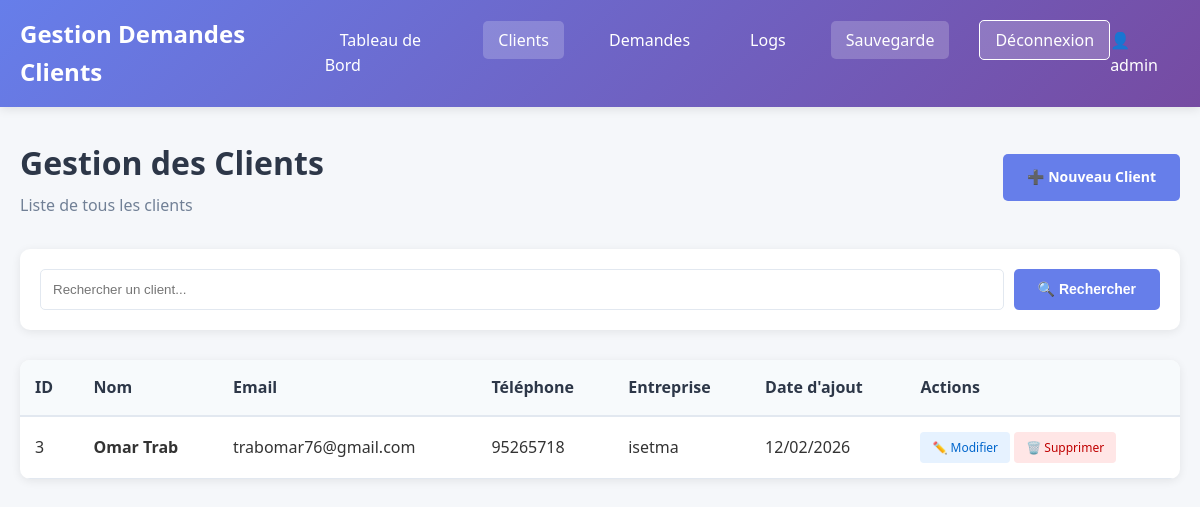
Page /clients/list.php (signed in) on the committed database.
### tables this page shows
CREATE TABLE `clients` (
  `id` int(11) NOT NULL AUTO_INCREMENT,
  `nom` varchar(100) NOT NULL,
  `email` varchar(100) NOT NULL,
  `telephone` varchar(20) DEFAULT NULL,
  `entreprise` varchar(100) DEFAULT NULL,
  `created_at` timestamp NOT NULL DEFAULT current_timestamp(),
  PRIMARY KEY (`id`),
  UNIQUE KEY `email` (`email`)
);

### clients/list.php (the view, shortened to what this page needs)
<?php
require_once '../includes/check_auth.php';
$search = isset($_GET['search']) ? trim($_GET['search']) : '';
$query = "SELECT * FROM clients";
$query .= " ORDER BY created_at DESC";
$stmt = $pdo->prepare($query);
if ($search) {
    $stmt->execute(['search' => "%$search%"]);
} else {
    $stmt->execute();
}
$clients = $stmt->fetchAll();
?>
<!DOCTYPE html>
<html lang="fr">
<head>
    <link rel="stylesheet" href="../assets/css/style.css">
</head>
<body>
    <nav class="navbar">
        <div class="container">
            <h1 class="logo">Gestion Demandes Clients</h1>
            <ul class="nav-menu">
                <li><a href="../index.php">Tableau de Bord</a></li>
                <li><a href="list.php" class="active">Clients</a></li>
                <li><a href="../demandes/list.php">Demandes</a></li>
                <?php if ($_SESSION['role'] === 'admin'): ?><li><a href="../admin/logs.php">Logs</a></li><?php endif; ?>
                <li><a href="../admin/backup.php" class="active">Sauvegarde</a></li>
                <li><a href="../auth/logout.php" class="btn-logout">Déconnexion</a></li>
            </ul>
            <div class="user-info">
                <span>👤 <?= htmlspecialchars($_SESSION['username']) ?></span>
            </div>
        </div>
    </nav>
    <div class="container">
        <div class="page-header">
            <div>
                <h2>Gestion des Clients</h2>
                <p>Liste de tous les clients</p>
            </div>
            <a href="add.php" class="btn btn-primary">➕ Nouveau Client</a>
        </div>
        <div class="search-box">
            <form method="GET" action="">
                <input type="text" name="search" placeholder="Rechercher un client..."
                       value="<?= htmlspecialchars($search) ?>">
                <button type="submit" class="btn btn-primary">🔍 Rechercher</button>
            </form>
        </div>
        <table class="data-table">
            <thead>
                <tr>
                    <th>ID</th>
                    <th>Nom</th>
                    <th>Email</th>
                    <th>Téléphone</th>
                    <th>Entreprise</th>
                    <th>Date d'ajout</th>
                    <th>Actions</th>
                </tr>
            </thead>
            <tbody>
                <?php if (empty($clients)): ?>
                    <tr>
                        <td colspan="7" style="text-align: center; padding: 40px;">
                            Aucun client trouvé
                        </td>
                    </tr>
                <?php else: ?>
                    <?php foreach ($clients as $client): ?>
                    <tr>
                        <td><?= $client['id'] ?></td>
                        <td><strong><?= htmlspecialchars($client['nom']) ?></strong></td>
                        <td><?= htmlspecialchars($client['email']) ?></td>
                        <td><?= htmlspecialchars($client['telephone']) ?></td>
                        <td><?= htmlspecialchars($client['entreprise'] ?: '-') ?></td>
                        <td><?= date('d/m/Y', strtotime($client['created_at'])) ?></td>
                        <td>
                            <a href="edit.php?id=<?= $client['id'] ?>" class="btn-action btn-edit">✏️ Modifier</a>
                            <a href="delete.php?id=<?= $client['id'] ?>"  class="btn-action btn-delete" onclick="return confirm('Êtes-vous sûr de vouloir supprimer ce client ?')"> 🗑️ Supprimer</a>
                        </td>
                    </tr>
                    <?php endforeach; ?>
                <?php endif; ?>
            </tbody>
        </table>
    </div>
</body>
</html>

### assets/css/style.css (style rules this page uses)
* { margin: 0; padding: 0; box-sizing: border-box; }
body { font-family: 'Segoe UI', Tahoma, Geneva, Verdana, sans-serif; background: #f5f7fa; color: #333; line-height: 1.6; }
.navbar { background: linear-gradient(135deg, #667eea 0%, #764ba2 100%); color: white; padding: 15px 0; box-shadow: 0 2px 10px rgba(0,0,0,0.1); }
.navbar .container { display: flex; justify-content: space-between; align-items: center; max-width: 1200px; margin: 0 auto; padding: 0 20px; }
.logo { font-size: 24px; font-weight: bold; color: white; }
.nav-menu { display: flex; list-style: none; gap: 30px; }
.nav-menu a { color: white; text-decoration: none; padding: 8px 15px; border-radius: 5px; transition: background 0.3s; }
.nav-menu a:hover, .nav-menu a.active { background: rgba(255,255,255,0.2); }
.btn-logout { background: rgba(255,255,255,0.2) !important; border: 1px solid white; }
.user-info { display: flex; align-items: center; gap: 10px; }
.container { max-width: 1200px; margin: 0 auto; padding: 30px 20px; }
.page-header { margin-bottom: 30px; }
.page-header h2 { font-size: 32px; color: #2d3748; margin-bottom: 5px; }
.page-header p { color: #718096; font-size: 16px; }
.btn { display: inline-block; padding: 12px 24px; border: none; border-radius: 5px; cursor: pointer; font-size: 14px; font-weight: 600; text-decoration: none; transition: all 0.3s; }
.btn-primary { background: #667eea; color: white; }
.data-table { width: 100%; background: white; border-collapse: collapse; border-radius: 10px; overflow: hidden; box-shadow: 0 2px 10px rgba(0,0,0,0.08); }
.data-table thead { background: #f7fafc; }
.data-table th { padding: 15px; text-align: left; font-weight: 600; color: #2d3748; border-bottom: 2px solid #e2e8f0; }
.data-table td { padding: 15px; border-bottom: 1px solid #e2e8f0; }
.search-box { background: white; padding: 20px; border-radius: 10px; box-shadow: 0 2px 10px rgba(0,0,0,0.08); margin-bottom: 30px; }
.search-box form { display: flex; gap: 10px; flex-wrap: wrap; }
.search-box input[type="text"] { flex: 1; min-width: 250px; padding: 12px; border: 1px solid #e2e8f0; border-radius: 5px; }
.btn-action { display: inline-block; padding: 6px 12px; border-radius: 4px; text-decoration: none; font-size: 12px; transition: all 0.3s; }
.btn-edit { background: #e6f2ff; color: #0066cc; }
.btn-delete { background: #ffe6e6; color: #c00000; }
.page-header { display: flex; justify-content: space-between; align-items: center; margin-bottom: 30px; }

### rows in the picture
clients: id "3", nom "Omar Trab", email "trabomar76@gmail.com", telephone "95265718", entreprise "isetma", created_at "12/02/2026"

### other values in the picture
$_SESSION['username'] "admin"
